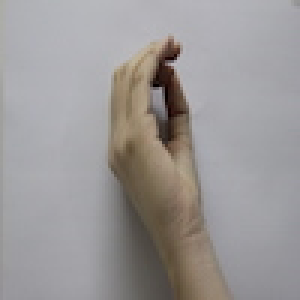
#> input picture db/0/IMG_1189.JPG, 100 x 100 px (shown 3 times larger); its folder holds only this picture in this run
$ python -i contourSearching.py   (imports and definitions only)   (older library calls are emulated)
#> lines starting #> are read from the running program, lines starting #| are printed output that depends on the picture; after the words box and inside, x2 and y2 are one past the last pixel; in counts of white or black regions, pixels touching at a corner belong together
### src/preprocessing/basicProcessing.py
import cv2
import numpy as np

minBright = 0
maxBright = 255

# [12 lines left out: functions convertToGrayscale, threshold, not called in this run]


def thresholdAdaptive(imgGray):
    maskSize = 25
    cParam = 2
    imgThresholded = cv2.adaptiveThreshold(imgGray, maxBright, cv2.ADAPTIVE_THRESH_GAUSSIAN_C,\
        cv2.THRESH_BINARY_INV, maskSize, cParam)
    return imgThresholded

#filters out small blobs, connects neighbouring blobs
def openAndClose(img):
    kernel = np.ones((2, 2),np.uint8)
    #img = cv2.morphologyEx(img, cv2.MORPH_OPEN, kernel)

    kernel = np.ones((3, 3),np.uint8)
    img = cv2.morphologyEx(img, cv2.MORPH_CLOSE, kernel)
    return img

### src/preprocessing/contourSearching.py
import cv2
from preprocessing.basicProcessing import thresholdAdaptive, openAndClose

def extractThresholdedPalm(imgGray):
    imgThresholded = thresholdAdaptive(imgGray)
    imgThresholded = openAndClose(imgThresholded)
    imgPalm = extractBiggestBlob(imgThresholded)
    return cv2.resize(imgPalm, ( 25, 25 ), interpolation = cv2.INTER_NEAREST )


def extractBiggestBlob(img):
    _ ,contours, _ = cv2.findContours(img, cv2.RETR_EXTERNAL, cv2.CHAIN_APPROX_SIMPLE)

    if len(contours) != 0:
        biggestContour = max(contours, key = cv2.contourArea)
        x,y,w,h = cv2.boundingRect(biggestContour)
        return img[y : y + h, x : x + w]
    return img

>>> import cv2
>>> picture = cv2.imread('../../db/0/IMG_1189.JPG', cv2.IMREAD_GRAYSCALE)
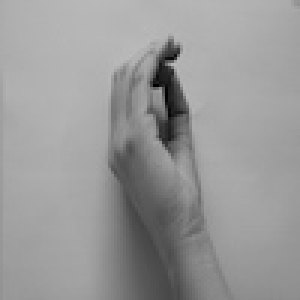
#> picture: shape (100, 100) (shown 3 times larger); min 0, max 187, mean 153
>>> result = extractThresholdedPalm(picture)
#> in thresholdAdaptive, `imgThresholded = cv2.adaptiveThreshold(imgGray, maxBright, cv2.ADAPTIV..`:
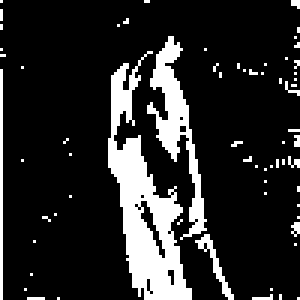
#> imgThresholded: shape (100, 100) (shown 3 times larger); 15.9% white; 66 white regions (62 under 20 px), largest, box (x1, y1, x2, y2) and area: (36, 17, 64, 100) 910, (49, 12, 69, 80) 394, (0, 23, 1, 100) 77, (65, 78, 78, 100) 60
#> in openAndClose, `img = cv2.morphologyEx(img, cv2.MORPH_CLOSE, kernel)`:
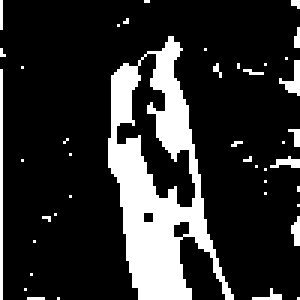
#> img: shape (100, 100) (shown 3 times larger); 18.2% white; 42 white regions (37 under 20 px)
#> in extractBiggestBlob, `_ ,contours, _ = cv2.findContours(img, cv2.RETR_EXTERNAL, cv2.CHAIN_AP..`: contours = 42 contours, 40 with area under 20; largest, box (x1, y1, x2, y2) and area: (36, 12, 78, 100) 1904, (93, 20, 100, 32) 20
#> in extractBiggestBlob, `biggestContour = max(contours, key = cv2.contourArea)`: biggestContour = contour of 109 points, box (x1, y1, x2, y2) (36, 12, 78, 100), area 1904
#> in extractBiggestBlob, `x,y,w,h = cv2.boundingRect(biggestContour)`: x = 36; y = 12; w = 42; h = 88
#> in extractBiggestBlob, `return img[y : y + h, x : x + w]`:
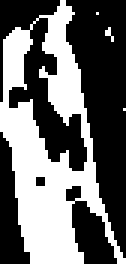
#> returned value: shape (88, 42) (shown 3 times larger); 41.8% white; 4 white regions (3 under 20 px), largest, box (x1, y1, x2, y2) and area: (0, 0, 42, 88) 1536
#> in extractThresholdedPalm, `return cv2.resize(imgPalm, ( 25, 25 ), interpolation = cv2.INTER_NEARE..`:
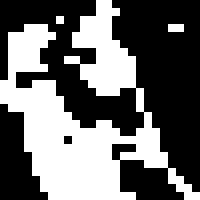
#> returned value: shape (25, 25) (shown 8 times larger); 41.6% white; 3 white regions (2 under 20 px), largest, box (x1, y1, x2, y2) and area: (0, 0, 25, 25) 257
